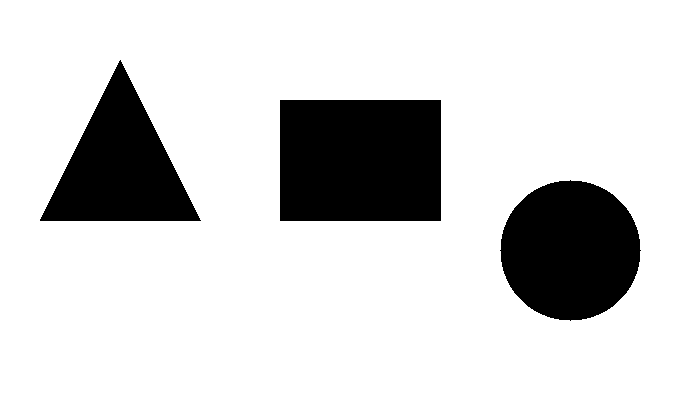
#> input picture Lab10/forme_simple.jpg, 700 x 400 px
$ python Lab10.py
#> lines starting #> are read from the running program, lines starting #| are printed output that depends on the picture; after the words box and inside, x2 and y2 are one past the last pixel; in counts of white or black regions, pixels touching at a corner belong together
#> further down, img is the input picture: shape (400, 700, 3); 82.9% white; 3 black regions, box (x1, y1, x2, y2) and area: (280, 100, 441, 221) 19481, (500, 180, 641, 321) 15373, (40, 60, 201, 221) 13041
import cv2
import numpy as np
import os
from collections import deque
from pathlib import Path

# Lab 10 - Algoritmul de urmarire a conturului (vecinatate de 8)

image_path = r'./forme_simple.jpg'

OBIECT, FUNDAL = 0, 255

# Directiile 0..7 pentru vecinatatea de 8 (slide 9), ca deplasari (di, dj) = (linie, coloana)
#   3 2 1
#   4 x 0
#   5 6 7
DI = [0, -1, -1, -1, 0, 1, 1, 1]
DJ = [1, 1, 0, -1, -1, -1, 0, 1]

# Vecinatatea de 8 pentru etichetare
N8 = [(-1, -1), (-1, 0), (-1, 1), (0, -1), (0, 1), (1, -1), (1, 0), (1, 1)]


# Binarizare: obiect = 0 (negru), fundal = 255 (alb)
def binarizare(gray):
    _, binara = cv2.threshold(gray, 0, FUNDAL, cv2.THRESH_BINARY + cv2.THRESH_OTSU)
    return binara


# Etichetarea prealabila (Laborator 9, BFS) - algoritmul de contur presupune imagine etichetata
def etichetare_bfs(img):
    h, w = img.shape
#> h = 400; w = 700
    label = 0
    labels = np.zeros((h, w), dtype=np.int32)
    for i in range(h):
        for j in range(w):
            if img[i, j] == OBIECT and labels[i, j] == 0:
                label += 1
                Q = deque()
                labels[i, j] = label
                Q.append((i, j))
                while Q:
                    qi, qj = Q.popleft()
                    for di, dj in N8:
                        ni, nj = qi + di, qj + dj
                        if 0 <= ni < h and 0 <= nj < w:
                            if img[ni, nj] == OBIECT and labels[ni, nj] == 0:
                                labels[ni, nj] = label
                                Q.append((ni, nj))
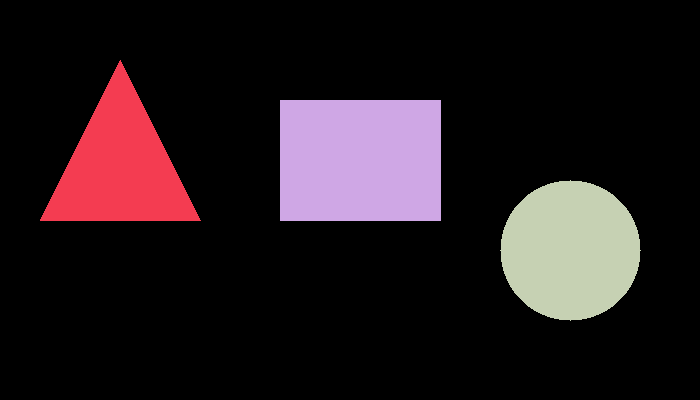
#> labels: shape (400, 700) int32; 4 distinct labels, from 0 to 3; one colour per label, 0 black
#> after the loop, label = 3
    return labels, label


# Algoritmul de urmarire a conturului (slide 3-5), vecinatate de 8
def urmarire_contur(labels, start):
    h, w = labels.shape
    val = labels[start]                      # "aceeasi valoare ca pixelul curent" = aceeasi eticheta
    P = [start]                              # P0 = pixelul de start
    dir_ = 7                                 # pasul 1: dir = 7 pentru vecinatate de 8
    cur = start
    while True:
        # Pasul 2: pozitia de la care incepe cautarea (sens invers acelor de ceasornic)
        if dir_ % 2 == 0:
            s = (dir_ + 7) % 8
        else:
            s = (dir_ + 6) % 8
        gasit = False
        for k in range(8):
            d = (s + k) % 8
            ni, nj = cur[0] + DI[d], cur[1] + DJ[d]
            if 0 <= ni < h and 0 <= nj < w and labels[ni, nj] == val:
                gasit = True
                break
        if not gasit:                        # regiune formata dintr-un singur pixel (caz trivial)
            return P
        cur = (ni, nj)                       # noul element P_n
        dir_ = d                             # se actualizeaza dir
        P.append(cur)
        # Pasul 3: P_n = P_1 si P_(n-1) = P_0 -> stop
        if len(P) >= 3 and P[-1] == P[1] and P[-2] == P[0]:
            break
    return P[:-2]                            # Pasul 4: conturul este P_0 ... P_(n-2)


os.chdir(Path(__file__).resolve().parent)

img = cv2.imread(image_path)
if img is None:
    raise FileNotFoundError(f"Nu pot citi imaginea: {image_path}")
gray = cv2.cvtColor(img, cv2.COLOR_BGR2GRAY)
binara = binarizare(gray)

labels, n = etichetare_bfs(binara)
#> n = 3
print(f'Obiecte etichetate: {n}')
#| Obiecte etichetate: 3

rng = np.random.default_rng(1)
culori = rng.integers(80, 256, size=(n + 1, 3), dtype=np.uint8)
#> culori = [[255, 236, 103], [209, 195, 136], [212, 208, 135], [220, 96, 85]]
contururi = np.zeros((*binara.shape, 3), dtype=np.uint8)         # fundal negru, ca in slide
suprapus = cv2.cvtColor(binara, cv2.COLOR_GRAY2BGR)

for eticheta in range(1, n + 1):
    # Pasul 1: primul pixel al regiunii la scanarea din stanga sus
    start = tuple(int(x) for x in np.argwhere(labels == eticheta)[0])
    contur = urmarire_contur(labels, start)
    print(f'Obiect {eticheta}: start = {start}, pixeli pe contur = {len(contur)}')
    for (i, j) in contur:
        contururi[i, j] = culori[eticheta]
        suprapus[i, j] = (0, 0, 255)
#> this loop made 3 passes
#| Obiect 1: start = (60, 120), pixeli pe contur = 480
#| Obiect 2: start = (100, 280), pixeli pe contur = 560
#| Obiect 3: start = (180, 570), pixeli pe contur = 392
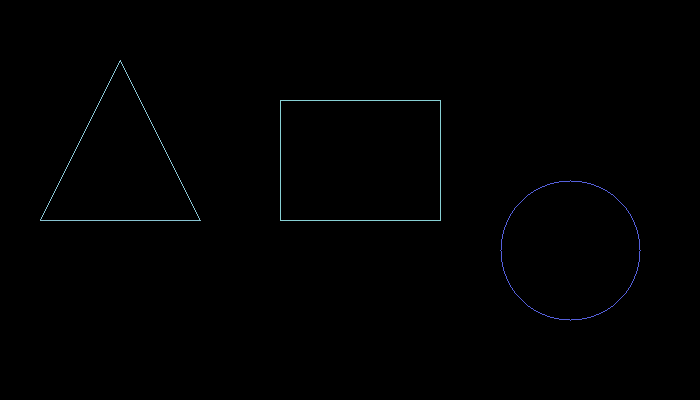
#> contururi: shape (400, 700, 3); mean of channels 0, 1, 2 1.1, 0.9, 0.6; drawn as B, G, R
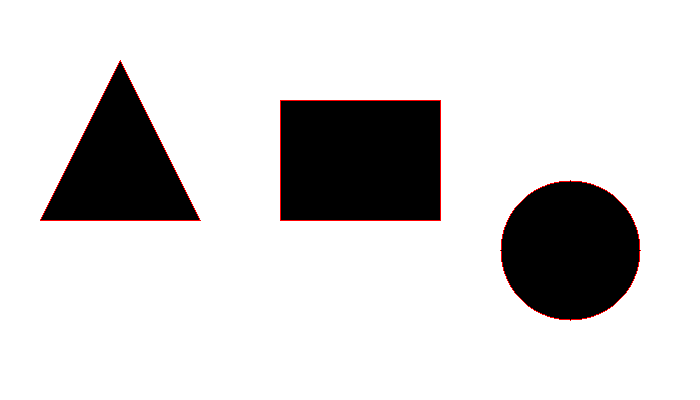
#> suprapus: shape (400, 700, 3); 0.51% of pixels changed, all inside (x1, y1, x2, y2) = (40, 60, 641, 321)

cv2.imshow("Imagine binara", binara)
cv2.waitKey(0)
cv2.imshow("Contururi obiecte (urmarire contur)", contururi)
cv2.waitKey(0)
cv2.imshow("Contur (rosu) peste obiecte", suprapus)
cv2.waitKey(0)
cv2.destroyAllWindows()
